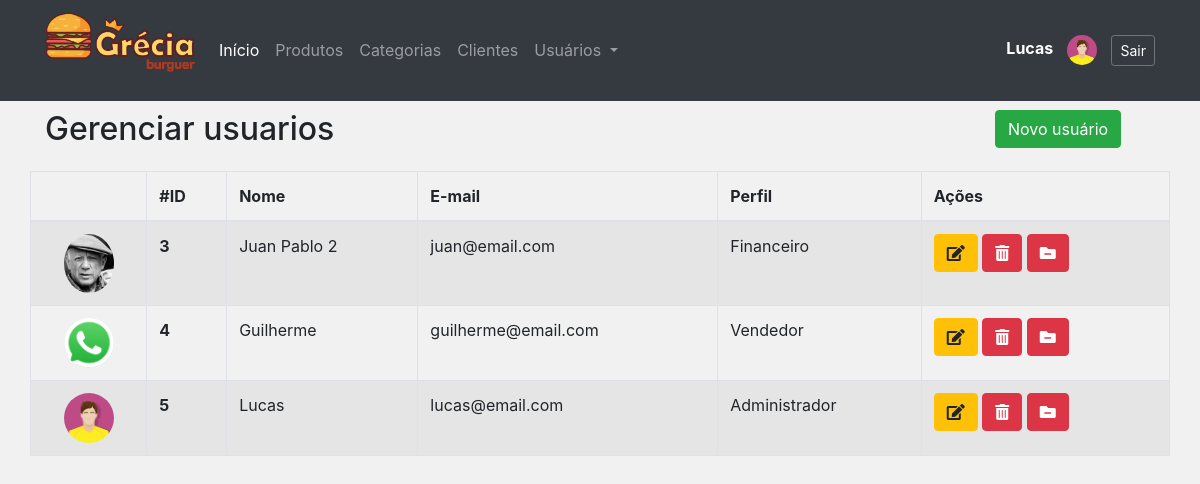
Screenshot of /admin/usuarios.php (signed in) with the database file from the repository.
### tables this page shows
CREATE TABLE `usuarios` (
  `id` int NOT NULL AUTO_INCREMENT,
  `nome` varchar(100) NOT NULL,
  `email` varchar(100) NOT NULL,
  `senha` varchar(100) NOT NULL,
  `imagem` varchar(255) DEFAULT NULL,
  `perfil_id` int DEFAULT NULL,
  PRIMARY KEY (`id`),
  KEY `fk_perfil_idx` (`perfil_id`),
  CONSTRAINT `fk_perfil` FOREIGN KEY (`perfil_id`) REFERENCES `perfis` (`id`)
);

CREATE TABLE `perfis` (
  `id` int NOT NULL AUTO_INCREMENT,
  `descricao` varchar(45) NOT NULL COMMENT 'Esta tabela armazenará todos os perfis que o sistema possa necessitar.',
  `status` char(1) NOT NULL DEFAULT '1',
  PRIMARY KEY (`id`)
);

### admin/includes/funcoes.php (called while the page is built, shortened)
<?php
function retornaControle($controle = '')
{
	$permissoes = [];
	foreach($_SESSION['permissoes'] as $key => $data) {
	    if(array_search($controle, $_SESSION['permissoes'][$key])) {
			$permissoes = $_SESSION['permissoes'][$key];
			break;
		}
	}
	return $permissoes;
}

### admin/classes/Model.php (called while the page is built, shortened)
<?php
require 'Conexao.php';
class Model
{
	public function __construct()
	{
		$conexao = new Conexao();
		$this->db = $conexao->conectar();
	}
}

### admin/classes/Conexao.php (called while the page is built, shortened)
<?php
class Conexao
{
	private $host;
	private $user;
	private $password;
	public function __construct() {
		$this->host = 'mysql:host=localhost;dbname=lanchonete_api';
		$this->user = 'root';
		$this->password = 'root';
	}
    public function conectar() {
    	try {
			$conn = new PDO(
							$this->host,
							$this->user,
							$this->password
						);
			return $conn;
		} catch (PDOException $e) {
			echo 'Erro na conexao. Erro reportado: ' . $e->getMessage();
			exit;
		}
    }
}

### admin/classes/UsuarioDAO.php (called while the page is built, shortened)
<?php
require_once 'Model.php';
class UsuarioDAO extends Model
{
    public function __construct()
    {
     	$this->class = 'Usuario';
     	$this->tabela = 'usuarios';
    }
    public function listarUsuarios($condicao = '')
    {
        $where = '';
        $sql = "SELECT u.*, p.descricao as perfil FROM {$this->tabela} u
                LEFT JOIN perfis p ON p.id = u.perfil_id
                {$where}";
        $stmt = $this->db->prepare($sql);
        $stmt->setFetchMode(PDO::FETCH_CLASS, $this->class);
        $stmt->execute();
        return $stmt->fetchAll();
    }
}

### admin/classes/Usuario.php (called while the page is built, shortened)
<?php
class Usuario
{
	private $id;
	private $nome;
	private $email;
    private $imagem;
    public function getId()
    {
        return $this->id;
    }
    public function getNome()
    {
        return $this->nome;
    }
    public function getEmail()
    {
        return $this->email;
    }
    public function getImagem()
    {
        return $this->imagem;
    }
}

### admin/usuarios.php (the view, shortened to what this page needs)
<?php include './layout/header.php'; ?>
<?php include './layout/menu.php'; ?>
<?php
$permissoes = retornaControle('usuario');
$permissoesImagem = retornaControle('removeImagemUsuario');
require 'classes/Usuario.php';
require 'classes/UsuarioDAO.php';
$usuarioDAO = new UsuarioDAO();
$usuarios = $usuarioDAO->listarUsuarios();
?>
<div class="row" style="margin-top:40px">
	<div class="col-10">
		<h2>Gerenciar usuarios</h2>
	</div>
	<?php if($permissoes['insert']): ?>
	<div class="col-2">
		<a href="form_usuario.php" class="btn btn-success">Novo usuário</a>
	</div>
	<?php endif; ?>
</div>
<div class="row">
	<table class="table table-hover table-bordered table-striped table-responsive-lg">
		<thead>
			<tr>
				<th></th>
				<th>#ID</th>
				<th>Nome</th>
				<th>E-mail</th>
				<th>Perfil</th>
				<th>Ações</th>
			</tr>
		</thead>
		<tbody>
			<?php foreach($usuarios as $usuario){ ?>
			<tr>
				<td class="text-center">
					<img src="assets/img/usuarios/<?= ($usuario->getImagem() != '' && file_exists('assets/img/usuarios/'.$usuario->getImagem()) ? $usuario->getImagem() : 'usuario.png') ?>" alt="" width="50" class="rounded-circle">
				</td>
				<th><?= $usuario->getId() ?></th>
				<td><?= $usuario->getNome() ?></td>
				<td><?= $usuario->getEmail() ?></td>
				<td><?= $usuario->perfil ?></td>
				<td>
					<?php if($permissoes['update'] || $permissoes['show']): ?>
					<a href="form_usuario.php?id=<?= $usuario->getId() ?>"  class="btn btn-warning"  data-toggle="tooltip" title="Editar usuário"><i class="fas fa-edit"></i></a>
					<?php endif; ?>
					<?php if($permissoes['delete']): ?>
						<a href="controle_usuario.php?acao=deletar&id=<?= $usuario->getId() ?>" onclick="return confirm('Deseja realmente excluir?')" class="btn btn-danger" data-toggle="tooltip" title="Remover usuário">
							<i class="fas fa-trash-alt"></i>
						</a>
					<?php endif; ?>
					<?php if(!empty($permissoesImagem)): ?>
						<a href="controle_usuario.php?acao=removeImagem&id=<?= $usuario->getId() ?>" onclick="return confirm('Deseja realmente remover a imagem?')" class="btn btn-danger" data-toggle="tooltip" title="Remover imagem">
							<i class="fas fa-folder-minus"></i>
						</a>
					<?php endif; ?>
				</td>
			</tr>
			<?php } ?>
		</tbody>
	</table>
</div>
<?php include './layout/footer.php'; ?>

### admin/assets/css/estilo.css (style rules this page uses)
body { background: #f1f1f1; }
.row { margin-bottom: 15px; }

### admin/assets/css/all.css (style rules this page uses)
.fa, .fas, .far, .fal, .fad, .fab { -moz-osx-font-smoothing: grayscale; -webkit-font-smoothing: antialiased; display: inline-block; font-style: normal; font-variant: normal; text-rendering: auto; line-height: 1; }
.fa-edit:before { content: "\f044"; }
.fa-folder-minus:before { content: "\f65d"; }
.fa-trash-alt:before { content: "\f2ed"; }
.fa, .fas { font-family: 'Font Awesome 5 Free'; font-weight: 900; }

### rows the page displays
usuarios: imagem (picture), id "3", nome "Juan Pablo 2", email "juan@email.com", perfil.descricao "Financeiro"
usuarios: imagem (picture), id "4", nome "Guilherme", email "guilherme@email.com", perfil.descricao "Vendedor"
usuarios: imagem (picture), id "5", nome "Lucas", email "lucas@email.com", perfil.descricao "Administrador"

### other values shown
$_SESSION['nome'] "Lucas"
